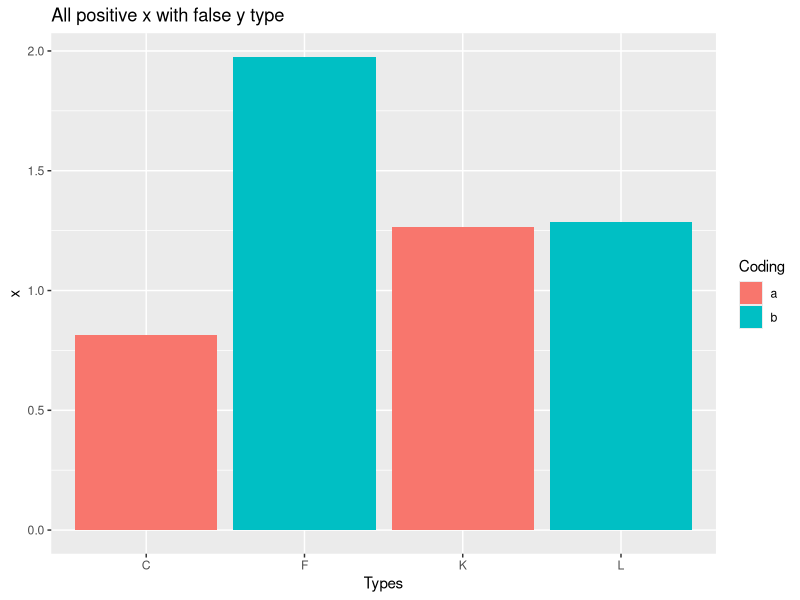

The R script that drew this image:
# A TUTORIAL ON DATA STRUCTURES IN R
# LINK: http://blog.datacamp.com/a-tutorial-on-data-structures-in-r/
library("ggplot2")

# BASIC COMPOUND DATA STRUCTURES
#   1) Vectors (1-dimensional)
#   2) Matrices (2-dimensional)
#   3) Arrays (N-dimensional)
#   4) Lists (1-dimensional)
#   5) Data Frames (2-dimensional)


# 1) USING VECTORS IN R
# 1-Dimensional, sequential collections of homogeneous values
# Because vectors are homogeneous, values are coerced to be the same data type
c(2, "two")  # Returns "2"   "two"  (coerced 2 into a character)

# INITIALIZE A VECTOR
# I) Using the CONCATENATE FUNCTION
# This is what c() stands for!
v1 <- c(1, 2, 3, 4, 5, 1, 2, 3, 4, 5)  

# II) Using the REPLICATE FUNCTION
v2 <- rep(1:5, times=2)  

# III) Using the SEQUENCE FUNCTION
v3 <- rep(seq(from=1, to=5, by=1), times=2)  

# ACCESS VECTOR ELEMENTS
# Access elements with indices 5-10 (inclusive)
v1[5:10]  # Returns 5 1 2 3 4 5

# Access elements with indices 5, 7-10 (all are inclusive)
v2[c(5, 7:10)]  # Returns 5 2 3 4 5

# Remove elements with indices 7, 8, and 9
v4 <- v1[-(7:9)]  # v4 returns  1 2 3 4 5 1 5

# ASSIGN NAMES TO VECTOR ELEMENTS
# letters[1:N] returns a character vector containing the first N letters of the alphabet
names(v1) <- letters[1:length(v1)]

# Now, v1 will return the following
#   > v1
#   a b c d e f g h i j 
#   1 2 3 4 5 1 2 3 4 5

# This is kind of like a dictionary where the letters are the keys and the numbers are the values
# However, both v1[1] and v1['a'] return the same thing: 1 with the label a above it

# A simpler way to do this is to directly create a named vector
v6 <- c(a=1, b=6.1, c=9.0, d=0.7)

# Now we get
#   > v6
#     a   b   c   d 
#   1.0 6.1 9.0 0.7 

# SORTING AND ORDERING
# Sorting and ordering change the indices of the data, not the data itself
# sort() returns the values of a vector from highest to lowest
v1s <- sort(v1)  

# Now, we get
#   > v1s
#   a f b g c h d i e j 
#   1 1 2 2 3 3 4 4 5 5 

# order() returns the indices of the elements in sort(v2)
order(v2)  # Returns 1  6  2  7  3  8  4  9  5 10
v2[order(v2)]  # Equivalent to sort(v2); returns 1 1 2 2 3 3 4 4 5 5

# OTHER VECTOR STUFF
# unique() returns all the unique values, deleting repetitions
unique(v1)  # Returns 1 2 3 4 5

# is.vector() returns true if argument is a vector
is.vector(v1)  # TRUE
is.vector(4)  # TRUE
is.vector('hello')  # TRUE
is.vector(matrix(1))  # FALSE

# Clear vectors from workspace
rm(v1, v1s, v2, v3, v4, v6)


# 2) USING LISTS IN R
# Lists are generalized vectors that allow for heterogeneous data types
# Vectors, integers, strings, matrices, data.frames, functions, etc. can all be elements of a list
# Lists in R are like dictionaries in Python

# Create lists using the list() command and access elements using the extraction operator [[ 
MyList <- list()
MyList[["bae"]] <- "Nina"
MyList[[2]] <- c(1, 2, 3)

# Now we will see how LISTS function VERY SIMILARLY to PYTHON DICTIONARIES
# Run this code and we get
#   > MyList
#   $bae
#   [1] "Nina"
#
#   [[2]]
#   [1] 1 2 3

# ACCESSING LIST ELEMENTS
MyList[["bae"]]  # Returns "Nina"
class(MyList[["bae"]])  # Returns "character"

# MyList is a 1-dimensional list object of length 2
length(MyList)  # Returns 2

# The elements of MyList are "labeled buckets" that hold the "objects" we put into the list
# The "buckets" are sublists, analogous to key:value pairs in Python dictionaries
# The "labels" are the indices of the "buckets," analogous to keys in Python dictionaries  
# The "objects" are the things stored in the bucket, analogous to values in Python dictionaries

# Accesses first element/"bucket"/key:value pair of MyList
MyList[1]  # Returns $bae  "Nina"
class(MyList[1])  # Returns "list"

# Accesses the object/value in the first "bucket"/key:value pair of MyList
MyList[[1]]  # Returns "Nina"
MyList[["bae"]]  # Returns "Nina"
class(MyList[[1]])  # Returns "character"

# unlist() creates a named (when possible) vector containing all the values in the elements of MyList
unlist(MyList)

# > unlist(MyList):
#    bae                      
# "Nina"    "1"    "2"    "3" 

length(unlist(MyList))  # Returns 4
names(unlist(MyList))  # Returns "bae" ""    ""    ""


# 3) USING FACTORS IN R
# Factors are a special type of vector that allows for the processing of non-numeric data
# They take on a finite number of values called "levels"
# Factors are essentially a way of getting around the problem of heterogeneous data types in vectors. It turns everything you want to put in the vector into a single data type ("levels"), which only take on a finite number of values. Thus, a factor variable is a sort of "vector of levels"

# Generates a sample from the vector lev with replacement and stores as factor variable
lev <- c("Red", "Green", "Blue")
x <- factor(sample(lev, size=7, replace=TRUE))

# Summary of factor variable x
table(x)

# Returns
#   > table(x)
#   x
#    Blue Green   Red 
#       2     4     1 


# 4) USING MATRICES IN R
# Matrices are 2-dimensional equivalents of vectors, so they must contain homogeneous elements
# You can think of them as "vectors of vectors"

# Create matrices
# NOTE: byrow=FALSE is the default method
A <- matrix(1:4, nrow=4, ncol=4)  # Returns 4x4 matrix whose columns are (1, 2, 3, 4)

B <- matrix(3:5, nrow=4, ncol=4)  # Returns 4x4 matrix whose elements are 3, 4, 5 repeated columnwise

C <- matrix(3:6, nrow=4, ncol=4, byrow=TRUE)  # Returns 4x4 matrix whose rows are (3, 4, 5, 6)

D <- matrix(3:6, nrow=4, ncol=4, byrow=FALSE)  # Returns 4x4 matrix whose columns are (3, 4, 5, 6)

D2 <- t(D)  # Transposes D (euivalent to C)

# ROW AND COLUMN BINDING (rbind() and cbind() functions)
# Binds 3 copies of (1, 2, 3, 4) together as columns to form a 4x3 matrix
A2 <- cbind(c(1, 2, 3, 4), c(1, 2, 3 ,4), c(1, 2, 3, 4))  

# Binds vectors (1, 5) and (7, 2) together as columns to form 2x2 matrix
A3 <- cbind(c(1, 5), c(7, 2))  

# Binds 4x4 matrices A and B together by row to form an 8x4 matrix
A4 <- rbind(A, B)

# MATRICES VS. VECTORS
v1 <- rep(1:3, 2)
M <- rbind(v1, 1:3)

# Vectors have LENGTH but NOT DIMENSION
length(v1)  # Returns 6
dim(v1)  # Returns NULL

# Matrices have BOTH "length" (number of elements) AND dimension
length(M)  # Returns 12, so M has 12 elements (2x6)
dim(M)  # Returns 2 6, so M is a 2x6 matrix

# ELEMENT HOMOGENEITY
v1 <- c(1:10)  # Numeric vector
v2 <- rep(c("blah", "this", "is", "utter", "nonsense"), times=2)  # Character vector

# cbind() coerces v1 to a character vector because the elements of N must be homogeneous data types
N <- cbind(v1, v2)

# typeof() function returns the type of element in a multidimensional object
typeof(N) # Returns "character"
class(N)  # Returns "matrix"

# typeof() and class() are NOT necessarily equivalent for 1-dimensional objects
typeof(1)  # Returns "double"
class(1)  # Returns "numeric"

# But with characters, typeof() and class() are equivalent
typeof("a")  # Returns "character"
class("a")  # Returns "character"

# The difference between 1:5 = c(1:5) and c(1, 2, 3, 4, 5) is that the latter defaults to numeric elements and the former defaults to integer elements
# The NUMERIC class is IDENTICAL to DOUBLE or REAL
class(c(1:5))  # Returns "integer", equivalent to class(1:5)
typeof(c(1:5))  # Returns "integer", equivalent to typeof(1:5)

class(c(1, 2, 3, 4, 5))  # Returns "numeric"
typeof(c(1, 2, 3, 4, 5))  # Returns "double"

# Clear console
rm(A, A2, A3, A4, B, C, D, D2, M, N, v1, v2)

# HIGHER-DIMENSIONAL ARRAYS
# "Array" is a generic term for any object with homogeneous data, of whatever dimension

# Creates a 2x2x2 array
Y <- array(rnorm(2*2*2), dim=c(2, 2, 2))

class(Y)  # Returns "array"
typeof(Y)  # Returns "double"
dim(Y)  # Returns 2 2 2
length(Y)  # Returns 8


# 4) USING DATA FRAMES IN R
# Data frames are LISTS of VECTORS

# Create a data frame
letts <- c("a", "b", "c", "d", "e")
MyData <- data.frame(v1=c(1:20), x=rnorm(20), y=sample(c(TRUE, FALSE), size=20, replace=TRUE), z=letts)


# INTERNAL STRUCTURE OF DATA FRAMES
# The ELEMENTS of the DATA FRAME object are LISTS
class(MyData)  # Returns "data.frame"
typeof(MyData)  # Returns "list"

# Examine the columns of MyData. 
# IMPORTANT: MyData[, 1], MyData[[1]], MyData$v1, and MyData[["v1]] are equivalent
# They are all one-dimensional integer (row) vectors of length 20, but NULL dimension

# Access first column
col1 <- MyData[, 1]  # Returns: [1]  1  2  3  4  5  6  7  8  9 10 11 12 13 14 15 16 17 18 19 20
class(col1)  # Returns "integer"
typeof(col1)  # Returns "integer"
length(col1)  # Returns 20
dim(col1)  # Returns NULL

# Access value inside first list object
MyData[[1]]  # Returns: [1]  1  2  3  4  5  6  7  8  9 10 11 12 13 14 15 16 17 18 19 20
class(MyData[[1]])  # Returns "integer"
typeof(MyData[[1]])  # Returns "integer"
length(MyData[[1]])  # Returns 20
dim(MyData[[1]])  # Returns NULL

# Access column with name v1
MyData$v1  # Returns: [1]  1  2  3  4  5  6  7  8  9 10 11 12 13 14 15 16 17 18 19 20
class(MyData$v1)  # Returns "integer"
typeof(MyData$v1)  # Returns "integer"
length(MyData$v1)  # Returns 20
dim(MyData$v1)  # Returns NULL

# Access value inside list with name/key "v1"
MyData[["v1"]]  # Returns: [1]  1  2  3  4  5  6  7  8  9 10 11 12 13 14 15 16 17 18 19 20
class(MyData[["v1"]])  # Returns "integer"
typeof(MyData[["v1"]])  # Returns "integer"
length(MyData[["v1"]])  # Returns 20
dim(MyData[["v1"]])  # Returns NULL

# HOWEVER, MyData[1] is different
# MyData[1] is a data frame containing a single element, which is a list containing the vector v1
# MyData[1] returns what looks like a named column vector, with the rows labeled by numbers 1-20 and the column labeled by v1. The fact that it displays the vector v1 as a column is because MyData[1] is a data frame object
MyData[1]  
class(MyData[1])  # Returns "data.frame"
typeof(MyData[1])  # Returns "list"
length(MyData[1])  # Returns 1, because it's a list with only one "key:value" pair
dim(MyData[1])  # Returns 20  1

# MANIPULATING COLUMNS AND ROWS
str(MyData)  # Returns column names, data types, and displays the first couple of values in each column

names(MyData)  # Returns "v1" "x"  "y"  "z" (column names)
colnames(MyData)  # Same as above
rownames(MyData)  # Returns 1" ... "20" (row names are just numbers as characters)

MyData2 <- MyData 

# All four of these delete the the first column from MyData2
MyData2[1] <- NULL  
MyData2[[1]] <- NULL  
MyData2$v1 <- NULL
MyData2[["v1"]] <- NULL

# Copies fourth column of MyData into MyNewData as a vector
MyNewData <- MyData[, -(1:3)]  
names(MyNewData)  # Returns NULL
class(MyNewData)  # Returns "factor"

# Copies fourth column of MyData into MyNewData as a data frame
MyNewData2 <- MyData[, -(1:3), drop=FALSE]
names(MyNewData2)  # Returns "z"
class(MyNewData2)  # Returns "data.frame"

# Adds column called Types containing the first 20 capital letters
MyData$Types <- LETTERS[1:20] 

# Adds column called Descript containing letters a, b repeated 10 times
MyData$Descript <- rep(letters[1:2], times=10)

# Renames Descript to Coding
colnames(MyData)[6] <- "Coding"

# INSPECTION AND CONVERSION FUNCTIONS
# Inspection functions: is.class()
is.character(MyData$Types)  # Returns TRUE

# Conversion functions: as.class()
as.factor(MyData$Types) # Returns first 20 letters coded as factors

# SORTING DATA FRAMES
# To sort data frames by the values in a column, we need to use order(), not sort()
# order() will return the appopriate sorted indices, which we use to access the new sorted data
# sort() will just return the sorted data

sort(MyData$x) # Returns column MyData$x in increasing order, but not whole data frame

# Returns MyData sorted in ascending order in the values of x, by row
# DEFAULT order() is in increasing order
MyData[order(MyData$x), ] 

# These both sort the rows in MyData by descending order in the values of x
MyData[order(MyData$x, decreasing=TRUE), ]
MyData[order(-MyData$x), ]


# PLOTTING
library("ggplot2")

# Gets all observations in MyData st x > 0 and y is FALSE
# NOTE: You must use a SINGLE ampersand & NOT a DOUBLE ampersand && else this will not subset properly
MyDataPF <- MyData[MyData$x > 0 & MyData$y == FALSE, ]

# Creates bar graph of Types vs. x colored by Coding
plot <- ggplot(MyDataPF, aes(x=Types, y=x)) + geom_bar(stat="identity", aes(fill=Coding))
plot <- plot + ggtitle("All positive x with false y type")
plot

# NOTE: For a scatterplot geom_point(), you must specify color in aes(), NOT fill
# But a scatterplot doesn't really work here
